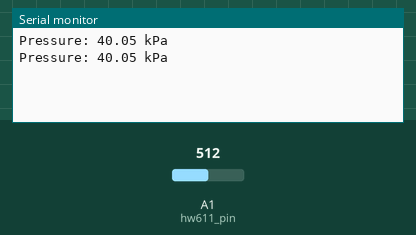
Simulated run of this sketch. Board: Arduino Uno, built with avr-gcc and run on an emulated ATmega328P. Parts: the last lines printed to the serial monitor. The test bench sets the inputs (shaded band); at power-on: A1 (hw611_pin) = 512.

Above: at 1.8 s.
1.9 s: A1 (hw611_pin) set to 716
At 2.7 s:
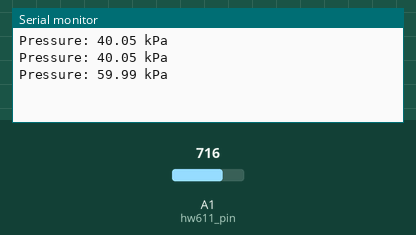
3.4 s: A1 (hw611_pin) set to 900
At 4.8 s:
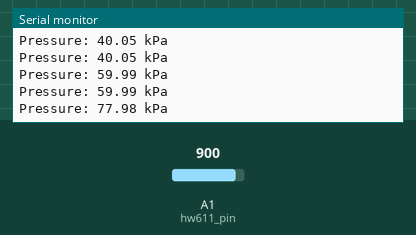
Timing chart, 0 to 6.4 s (numbered marks = the images above; inputs shaded):
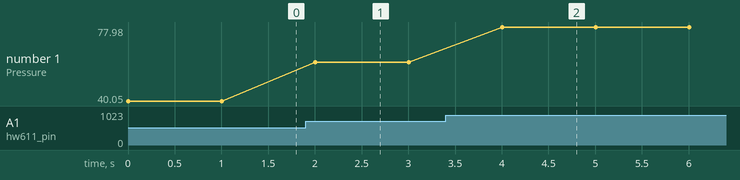

Measured:
- after the input at 1.9 s, the serial monitor: prints a new line after 0.10 s (image 1)
- after the input at 3.4 s, the serial monitor: prints a new line after 0.60 s (image 2)
- plotted number 1: 40.05 → 59.99 after the input at 1.9 s, 59.99 → 77.98 after the input at 3.4 s

The sketch:

HW-611_pressure.ino
```cpp
#include <SparkFunBME280.h>

int hw611_pin = A1;

void setup() {
  // Start serial communication
  Serial.begin(9600);
}

void loop() {
  // Read the sensor value
  int sensor_value = analogRead(hw611_pin);

  // Convert the sensor value to voltage
  float voltage = sensor_value * (5.0 / 1023.0);

  // Convert the voltage to pressure in kilopascals (kPa)
  float pressure = (voltage - 0.5) * 20;

  // Print the pressure to the serial monitor
  Serial.print("Pressure: ");
  Serial.print(pressure);
  Serial.println(" kPa");

  // Wait for 1 second before taking the next reading
  delay(1000);
}
```
